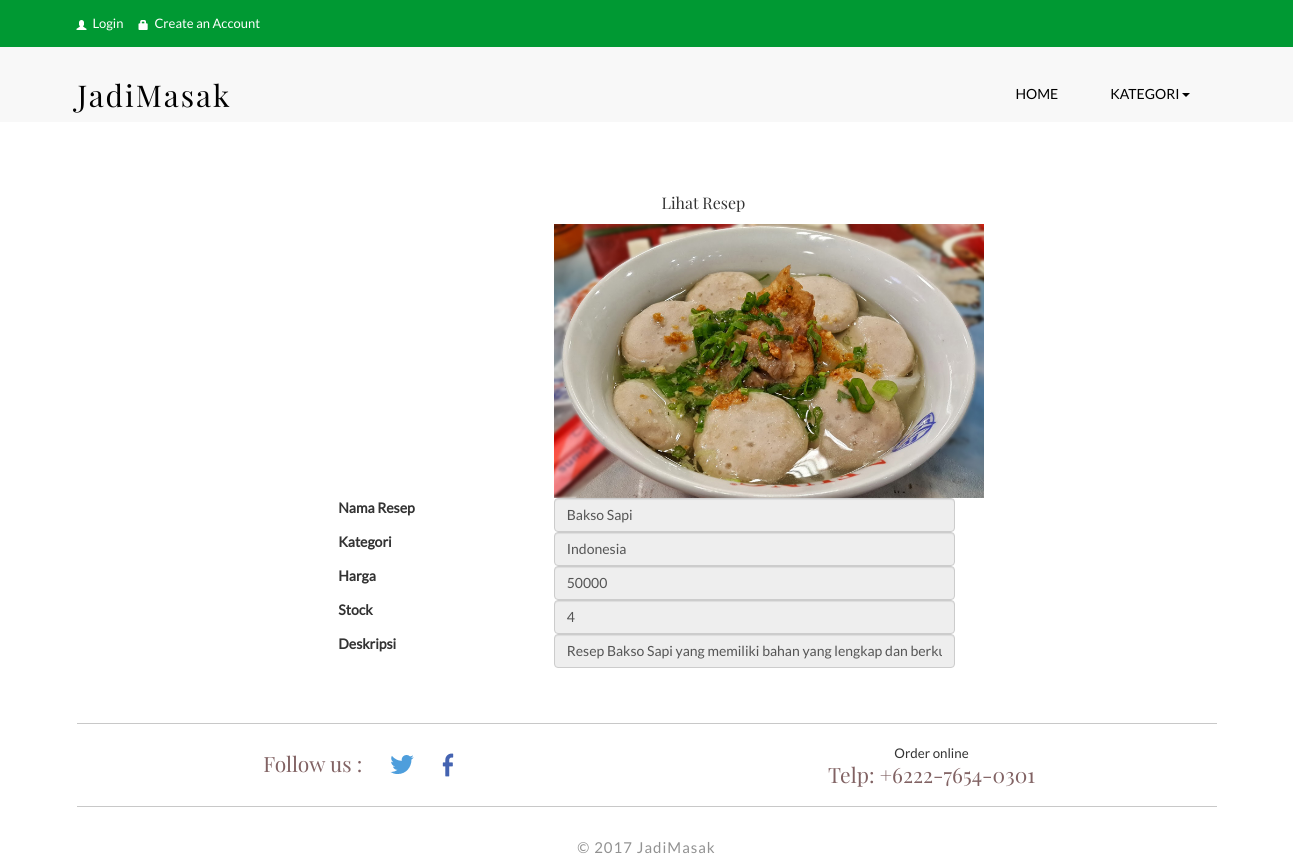
/index.php/main_user/lihatdetailresep/5, run on an earlier commit of the app's database.
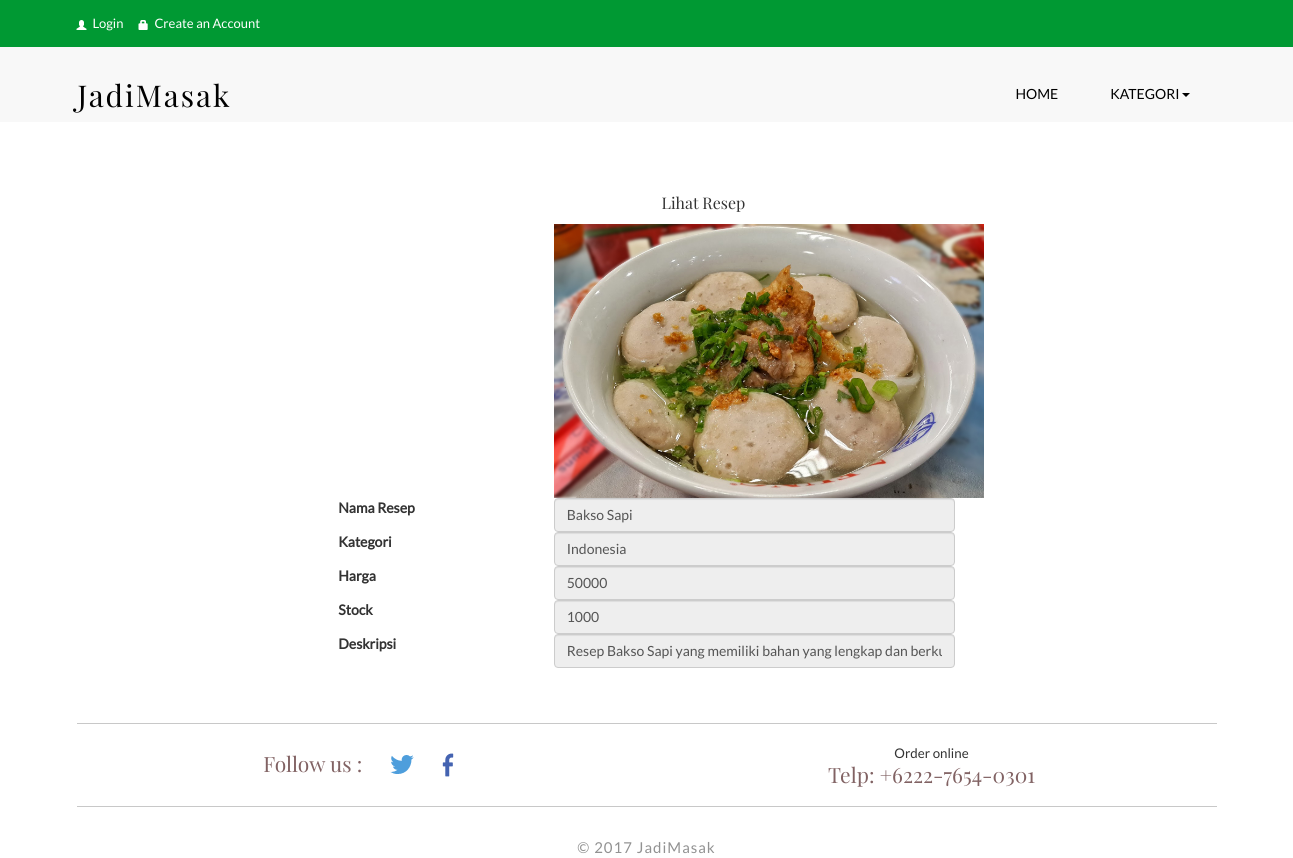
And on a later commit of the database.
### tables this page shows
CREATE TABLE `resep` (
  `id_resep` int(11) NOT NULL,
  `id_user` int(11) NOT NULL,
  `namaresep` varchar(100) NOT NULL,
  `harga` int(11) NOT NULL,
  `kategori` varchar(100) NOT NULL,
  `stock` int(11) NOT NULL,
  `deskripsi` text NOT NULL,
  `gambar` varchar(100) NOT NULL
);

### application/controllers/main_user.php (called while the page is built, shortened)
<?php
class Main_user extends CI_Controller {
                    ?> <script language="JavaScript">alert('Berhasil signup');
                        document.location='<?php echo site_url();?>'</script><?php
    public function lihatdetailresep($id_resep){
        $data['resep'] = $this->E_Barang->pilih_resep($id_resep)->row();
        $this->load->view('detailresep',$data);
    }
        }
?>

### index.php (called while the page is built, shortened)
<?php
require_once BASEPATH.'core/CodeIgniter.php';

### application/models/E_Barang.php (called while the page is built, shortened)
<?php
class E_Barang extends CI_Model{
 function pilih_resep($id_resep){
        $this->db->where('id_resep',$id_resep);
        $query = $this->db->get('resep');
        return $query;
    }
}
?>

### application/views/detailresep.php (the view, shortened to what this page needs)
<!DOCTYPE html>
<html>
<head>
<link href="<?php echo base_url();?>assets/css/bootstrap.css" rel='stylesheet' type='text/css' />
<link href="<?php echo base_url();?>assets/css/style.css" rel="stylesheet" type="text/css" media="all" />
<link rel="stylesheet" href="<?php echo base_url();?>assets/css/flexslider.css" type="text/css" media="screen" />
</head>
<body>
    <div class="header">
        <div class="header-top-strip">
            <div class="container">
                <div class="header-top-left">
                    <ul>
                        <li><a href="<?php echo site_url('C_Login/masuk') ?>"><span class="glyphicon glyphicon-user"> </span>Login</a>
                        <li><a href="<?php echo site_url('main_user/daftar') ?>"><span class="glyphicon glyphicon-lock"> </span>Create an Account</a></li>
                    </ul>
                </div>
                <div class="clearfix"> </div>
            </div>
        </div>
    </div>
	<div class="banner-top">
		<div class="container">
				<nav class="navbar navbar-default" role="navigation">
	    <div class="navbar-header">
				<div class="logo">
					<h1><a href="#">JadiMasak </a></h1>
				</div>
	    </div>
             <div class="collapse navbar-collapse" id="bs-example-navbar-collapse-1">
            <ul class="nav navbar-nav">
               <li><a href="<?php echo site_url('main_user/index') ?>">Home</a></li>
               <li class="dropdown">
                    <a href="#" class="dropdown-toggle" data-toggle="dropdown">Kategori<b class="caret"></b></a>
                </li>
            </ul>
        </div>
	</nav>
</div>
</div>
  <section id="form" style="margin-top: 50px;">
        <div class="panel-heading">
        <span> <h3 class="col-sm-7 col-sm-offset-6 panel-title">Lihat Resep</h3></span>
        </div>
    <div class="row">
            <div class="panel-body tab-content">
                    <div class="tab-pane active" id="tab-first">
                        <div class="form-group">
                            <label class="col-sm-2 col-sm-offset-3 control-label"></label>
                                <div class="col-md-4 col-xs-12">
                                <div>
                                <img src="<?php echo base_url();?><?php echo $resep->gambar ?>" style=" width: 430px" disabled/>
                            </div>
                            </div>
                        </div>
                        <div class="form-group">
                            <label class="col-sm-2 col-sm-offset-3 control-label">Nama Resep</label>
                                <div class="col-md-4 col-xs-12">
                                <input type="text" class="form-control" value="<?php echo $resep->namaresep; ?>" disabled/>
                            </div>
                        </div>
                        <div class="form-group">
                            <label class="col-sm-2 col-sm-offset-3 control-label">Kategori</label>
                                <div class="col-md-4 col-xs-12">
                                <input type="text" class="form-control" value="<?php echo $resep->kategori; ?>" disabled/>
                            </div>
                        </div>
                        <div class="form-group">
                            <label class="col-sm-2 col-sm-offset-3 control-label">Harga</label>
                                <div class="col-md-4 col-xs-12">
                                <input type="text" class="form-control" value="<?php echo $resep->harga ?>" disabled/>
                            </div>
                        </div>
                        <div class="form-group">
                            <label class="col-sm-2 col-sm-offset-3 control-label">Stock</label>
                                <div class="col-md-4 col-xs-12">
                                <input type="text" class="form-control" value="<?php echo $resep->stock ?>" disabled/>
                            </div>
                        </div>
                        <div class="form-group">
                            <label class="col-sm-2 col-sm-offset-3 control-label">Deskripsi</label>
                                <div class="col-md-4 col-xs-12">
                                <input type="textarea" row="5" class="form-control" value="<?php echo $resep->deskripsi ?>" disabled/>
                            </div>
                        </div>
            </div>
        </div>
    </section>
        <div class="container">
            <div class="main-content">
                <div class="online-strip">
                    <div class="col-md-6 follow-us">
                        <h3>Follow us : <a class="twitter" href="#"></a><a class="facebook" href="#"></a></h3>
                    </div>
                    <div class="col-md-6 online-order">
                        <p>Order online</p>
                        <h3>Telp: +6222-7654-0301 </h3>
                    </div>
                    <div class="clearfix"></div>
                </div>
        </div>
                </div>
          <div class="copyright text-center">
                <p>© 2017 JadiMasak</p>
          </div>
</body>
</html>

### assets/css/style.css (style rules this page uses)
body { padding:0; margin:0; font-family: 'Lato-Regular'; background:#fff; }
body a { transition:0.5s all; -webkit-transition:0.5s all; -moz-transition:0.5s all; -o-transition:0.5s all; -ms-transition:0.5s all; }
h1,h2,h3,h4,h5,h6 { margin:0; font-family: 'PlayfairDisplay-Regular'; }
p { margin:0; }
ul { margin:0; padding:0; }
label { margin:0; }
.header-top-strip { padding:8px 0 14px 0; background-color:#009933; }
.header-top-left ul li { display: inline-block; margin-right:15px; }
.header-top-left ul li a { color:#fff; text-decoration:none; font-size:13px; }
span.glyphicon.glyphicon-user,span.glyphicon.glyphicon-lock { font-size: 10px; vertical-align: initial; margin-right: 6px; }
.header-top-left { float: left; margin-top:5px; }
.logo h1 a { color: #000; text-decoration: none; font-size: 30px; letter-spacing: 2px; }
.banner-top { padding-top: 25px; background-color: #f8f8f8; }
.navbar-default { background-color: transparent; border-color: transparent; }
.navbar-default .navbar-nav > li > a { color: #000; text-transform: uppercase; border: 1px solid #f8f8f8; margin:0 10px; padding-top: 10px; padding-bottom: 10px; }
.navbar-nav { float: right; margin: 0; }
.navbar-collapse.collapse { padding: 0; }
.navbar { position: relative; min-height: 50px; margin-bottom: 0px; }
.navbar-header { float: left; width: 35%; }
.online-strip { border-top: 1px solid #C8C8C8; border-bottom: 1px solid #C8C8C8; padding: 20px 0; text-align:center; margin: 40px 0 30px; }
.online-strip h3 { color: #816263; font-size: 1.5em; padding: 0; }
.follow-us h3 { margin-top:0.4em; }
.online-strip p { font-size:0.95em; }
a.twitter { width: 25px; height: 25px; background: url(../images/follow.png) no-repeat 0px 0px; display: inline-block; margin:0 1em; vertical-align: text-bottom; }
a.facebook { width: 25px; height: 25px; background: url(../images/follow.png) no-repeat -25px 0px; display: inline-block; vertical-align: text-bottom; }
.copyright p { font-size: 15px; font-weight: 400; color: #929292; letter-spacing: 1px; }
.grid_5 h1, h2, h3, h4, h5, h6 { padding: 12px 0; }

What changed in the data, as far as the page shows it:
changed resep "Bakso Sapi": stock "4" → "1000"
